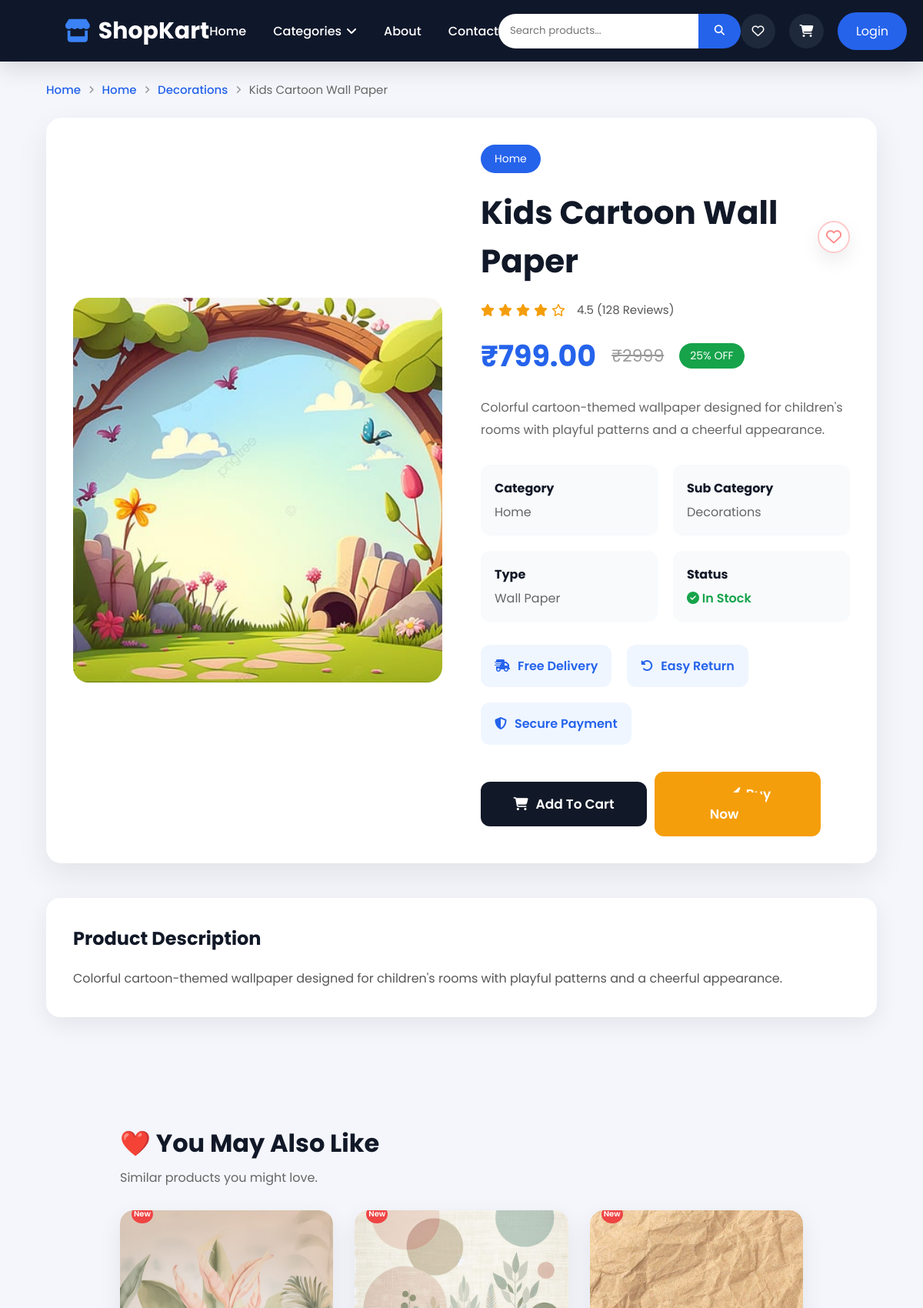
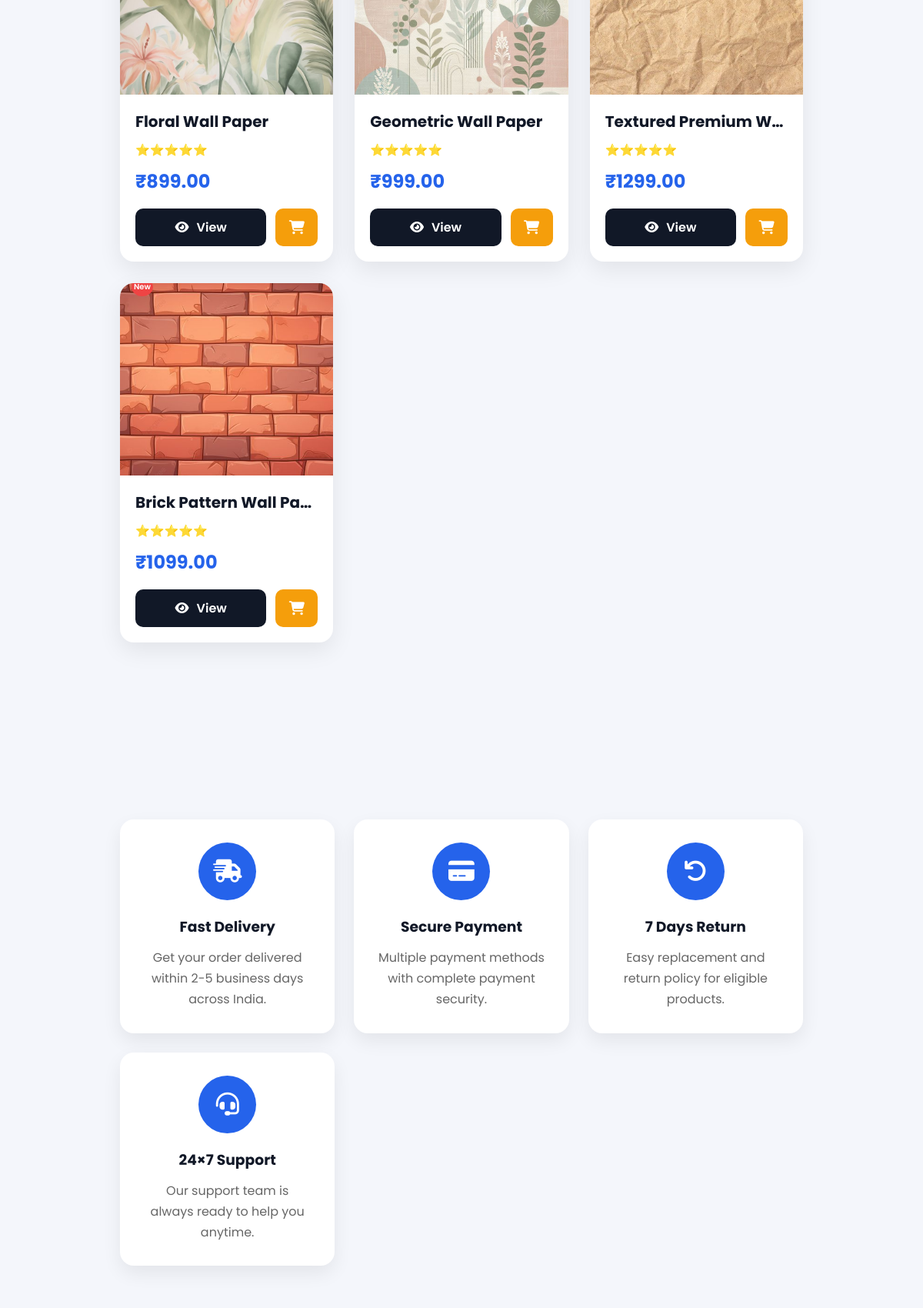
Page /product/111/ (upper part) on the committed database (2 pictures, top to bottom).
### user/models.py (models this page shows, shortened)
class Product(models.Model):
    name = models.CharField(max_length=100)
    detail = models.CharField(max_length=500)
    price = models.DecimalField(max_digits=10, decimal_places=2)
    quantity = models.PositiveIntegerField()
    category = models.ForeignKey(Category,on_delete=models.CASCADE)
    subCategory = models.ForeignKey(SubCategory,on_delete=models.CASCADE)
    childCategory = models.ForeignKey(ChildCategory,on_delete=models.CASCADE)
    image = models.FileField(upload_to="product",blank=True,null=True)
    createdAt = models.DateField(auto_now_add=True,null=True,blank=True)
    active = models.BooleanField(default=True)

class Category(models.Model):
    name = models.CharField(max_length=100)
    slug = models.SlugField(unique=True, blank=True)

class SubCategory(models.Model):
    category = models.ForeignKey(Category, on_delete=models.CASCADE,related_name="subcategories")
    name = models.CharField(max_length=100)
    slug = models.SlugField(blank=True)

class ChildCategory(models.Model):
    subcategory = models.ForeignKey(SubCategory, on_delete=models.CASCADE,related_name="childcategories")
    name = models.CharField(max_length=100)
    slug = models.SlugField(blank=True)

### user/views.py (the view)
# urls.py: path("product/<int:id>/", views.productDetail, name="product_detail"),
def productDetail(request, id):
    product = get_object_or_404(Product, id=id)
    child_category = product.childCategory
    related_products = Product.objects.filter(
        childCategory=product.childCategory
    ).exclude(id=product.id)[:4]
    inWhishlist = Wishlist.objects.filter(
        user_id=request.session.get("user_id"),
        product=product
    ).exists()
    return render(request, "productDetail.html", {
        "product": product,
        "related_products": related_products,
        "child_category": child_category,
        "inWishlist": inWhishlist
    })

### user/context_processors.py (called while the page is built)
def global_data(request):
    user = None
    cart_count = 0
    wishlist_count = 0
    userId = request.session.get("user_id")
    if userId:
        user = User.objects.filter(id=userId).first()
        if user:
            cart_count = sum(cart.quantity for cart in Cart.objects.filter(user=user))
            wishlist_count = Wishlist.objects.filter(user=user).count()
    return {
        "categories": Category.objects.prefetch_related(
            "subcategories__childcategories"
        ),
        "user": user,
        "is_login": "username" in request.session,
        "cart_count": cart_count,
        "wishlist_count": wishlist_count,
    }

### user/templates/productDetail.html (shortened to what this page needs)
{% load static %}
<!doctype html>
<html lang="en">
  <head>
    <link rel="stylesheet" href="{% static 'css/style.css' %}" />
    <link rel="stylesheet" href="{% static 'css/productDetail.css' %}" />
    <link
      rel="stylesheet"
      href="https://cdnjs.cloudflare.com/ajax/libs/font-awesome/6.7.1/css/all.min.css"
    />
  </head>
  <body>
    {% include "navbar.html" %}
    <div class="breadcrumb">
      <a href="/">Home</a>
      <i class="fa-solid fa-angle-right"></i>
      <a href="/{{product.category.slug}}/"> {{product.category.name}} </a>
      <i class="fa-solid fa-angle-right"></i>
      <a href="/{{product.category.slug}}/{{product.subCategory.slug}}/">
        {{product.subCategory.name}}
      </a>
      <i class="fa-solid fa-angle-right"></i>
      <span>{{product.name}}</span>
    </div>
    <section class="product-detail">
      <div class="product-image">
        {% if product.image %}
        <img src="{{product.image.url}}" alt="{{product.name}}" />
        {% else %}
        <img src="https://placehold.co/600x600" />
        {% endif %}
      </div>
      <div class="product-info">
        <span class="category-badge"> {{product.category.name}} </span>
        <div style="display: flex; align-items: center;  gap: 10px;">
          <h1>{{product.name}}</h1>
          {% if inWishlist %}
            <span class="wishlist-icon">
              <a href="{% url 'removeWishlist' product.id %}">
                <i class="fa-solid fa-heart" style="color: rgb(255, 138, 138)"></i>
              </a>
            </span>
          {% else %}
            <span class="wishlist-icon">
              <a href="{% url 'addToWishlist' product.id %}">
                <i class="fa-regular fa-heart" style="color: rgb(255, 138, 138)"></i>
              </a>
            </span>
          {% endif %}
        </div>
        <div class="rating">
          <i class="fa-solid fa-star"></i>
          <i class="fa-solid fa-star"></i>
          <i class="fa-solid fa-star"></i>
          <i class="fa-solid fa-star"></i>
          <i class="fa-regular fa-star"></i>
          <span> 4.5 (128 Reviews) </span>
        </div>
        <div class="price-box">
          <h2>₹{{product.price}}</h2>
          <del> ₹2999 </del>
          <span class="discount"> 25% OFF </span>
        </div>
        <p class="description">{{product.detail}}</p>
        <div class="info-box">
          <div>
            <strong>Category</strong>
            <p>{{product.category.name}}</p>
          </div>
          <div>
            <strong>Sub Category</strong>
            <p>{{product.subCategory.name}}</p>
          </div>
          <div>
            <strong>Type</strong>
            <p>{{product.childCategory.name}}</p>
          </div>
          <div>
            <strong>Status</strong>
            <p class="stock">
              <i class="fa-solid fa-circle-check"></i>
              In Stock
            </p>
          </div>
        </div>
        <div class="feature-box">
          <div>
            <i class="fa-solid fa-truck-fast"></i>
            <span>Free Delivery</span>
          </div>
          <div>
            <i class="fa-solid fa-rotate-left"></i>
            <span>Easy Return</span>
          </div>
          <div>
            <i class="fa-solid fa-shield-halved"></i>
            <span>Secure Payment</span>
          </div>
        </div>
        <div class="buttons">
          <a class="cart-btn" href="{% url 'addToCart' product.id %}">
            <i class="fa-solid fa-cart-shopping"></i>
            Add To Cart
          </a>
          <button class="buy-btn">
            <a href="{% url 'buyNow' product.id %}" class="buy-btn">
              <i class="fa-solid fa-bolt"></i>
              Buy Now
            </a>
          </button>
        </div>
      </div>
    </section>
    <section class="description-card">
      <h2>Product Description</h2>
      <p>{{product.detail}}</p>
    </section>
    <section class="related-products">
      <div class="related-heading">
        <div>
          <h2>❤️ You May Also Like</h2>
          <p>Similar products you might love.</p>
        </div>
      </div>
      <div class="related-grid">
        {% for item in related_products %}
        <div class="related-card">
          <span class="badge"> New </span>
          {% if item.image %}
          <img src="{{item.image.url}}" />
          {% else %}
          <img src="https://placehold.co/300x300" />
          {% endif %}
          <div class="related-content">
            <h3>{{item.name}}</h3>
            <div class="stars">⭐⭐⭐⭐⭐</div>
            <h4>₹{{item.price}}</h4>
            <div class="related-buttons">
              <a href="{% url 'product_detail' item.id %}" class="view-btn">
                <i class="fa-solid fa-eye"></i>
                View
              </a>
              <button class="cart-small-btn">
                <i class="fa-solid fa-cart-shopping"></i>
              </button>
            </div>
          </div>
        </div>
        {% empty %}
        <div class="empty-related">
          <i class="fa-solid fa-box-open"></i>
          <h3>No Similar Products</h3>
          <p>We couldn't find any related products for this item.</p>
        </div>
        {% endfor %}
      </div>
    </section>
    <section class="extra-info">
      <div class="extra-card">
        <i class="fa-solid fa-truck-fast"></i>
        <h3>Fast Delivery</h3>
        <p>Get your order delivered within 2-5 business days across India.</p>
      </div>
      <div class="extra-card">
        <i class="fa-solid fa-credit-card"></i>
        <h3>Secure Payment</h3>
        <p>Multiple payment methods with complete payment security.</p>
      </div>
      <div class="extra-card">
        <i class="fa-solid fa-arrow-rotate-left"></i>
        <h3>7 Days Return</h3>
        <p>Easy replacement and return policy for eligible products.</p>
      </div>
      <div class="extra-card">
        <i class="fa-solid fa-headset"></i>
        <h3>24×7 Support</h3>
        <p>Our support team is always ready to help you anytime.</p>
      </div>
    </section>
  </body>
</html>

### static/css/style.css (style rules this page uses)
* { margin: 0; padding: 0; box-sizing: border-box; font-family: "Poppins", sans-serif; }
html { scroll-behavior: smooth; }
body { background: #f8fafc; color: #1e293b; overflow-x: hidden; }
a { text-decoration: none; }
img { width: 100%; display: block; }
section { padding: 80px 8%; }
.stars { color: #f59e0b; margin-bottom: 15px; display: flex; gap: 3px; }
.view-btn { width: 100%; display: flex; align-items: center; justify-content: center; gap: 10px; background: #0f172a; color: #fff; padding: 14px; border-radius: 12px; transition: 0.3s; font-weight: 600; }
.cart-btn { margin-top: 12px; width: 100%; display: flex; align-items: center; justify-content: center; gap: 10px; padding: 14px; background: #eff6ff; color: #2563eb; border-radius: 12px; transition: 0.3s; font-weight: 600; }

### static/css/nav.css (style rules this page uses)
.badge { position: absolute; top: -7px; width: 18px; height: 24px; border-radius: 50%; background: #ef4444; color: white; font-size: 10px; display: flex; align-items: center; justify-content: center; }

### rows in the picture
Product: category.name "Home", subCategory.name "Decorations", name "Kids Cartoon Wall Paper", image (picture), price "799.00", detail "Colorful cartoon-themed wallpaper designed for children's rooms with playful patterns and a cheerful appearance.", childCategory.name "Wall Paper"
Product: image (picture), name "Floral Wall Paper", price "899.00"
Product: image (picture), name "Geometric Wall Paper", price "999.00"
Product: image (picture), name "Textured Premium W…", price "1299.00"
Product: image (picture), name "Brick Pattern Wall Pa…", price "1099.00"
